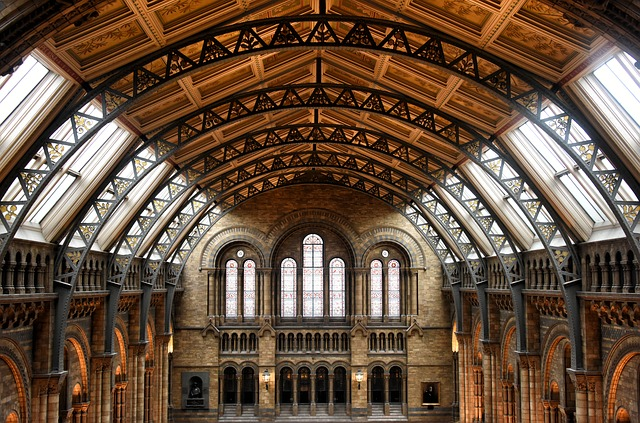
#> input picture Vaja02/slike/museum.jpg, 640 x 423 px
$ python sol2.py
#> lines starting #> are read from the running program, lines starting #| are printed output that depends on the picture
import cv2
import numpy as np
import math
import matplotlib.pyplot as plt

def simple_gauss(sigma):
    x = np.linspace(-3*sigma, 3*sigma, 2 * math.ceil(3 * sigma) + 1)
    # res = (1 / (sigma * math.sqrt(2 * math.pi))) * np.exp(-x**2 / (2 * sigma**2))
    res = np.exp(-x**2 / (2 * sigma**2)) # prvi faktor lahko spustiš, ker itak potem normaliziraš (prvi faktor samo raztegne po y-osi)
    res /= np.sum(res)

    return res

### a)

def simple_gaussdx(sigma):
    x = np.linspace(-3*sigma, 3*sigma, 2 * math.ceil(3 * sigma) + 1)
    # res = - 1/ (sigma**3 * np.sqrt(2*math.pi)) * x * np.exp(-x**2 / (2 * sigma**2))
    res = -x * np.exp(-x**2 / (2 * sigma**2)) # prvi faktor lahko spustiš, ker itak potem normaliziraš (prvi faktor samo raztegne po y-osi)
    res /= 1/2 * np.sum(np.abs(res))

    return res

k = simple_gaussdx(1)
print("Odvod Gaussovega jedra (1):", k)
print("Vsota elementov v polovici (1):", np.sum(k[:len(k)//2]))

plt.subplot(1,2,1)
plt.plot(k)
plt.title("Odvod Gaussa (1)")

plt.subplot(1,2,2)
plt.plot(simple_gaussdx(2))
plt.title("Odvod Gaussa (2)")

plt.tight_layout()
plt.show()
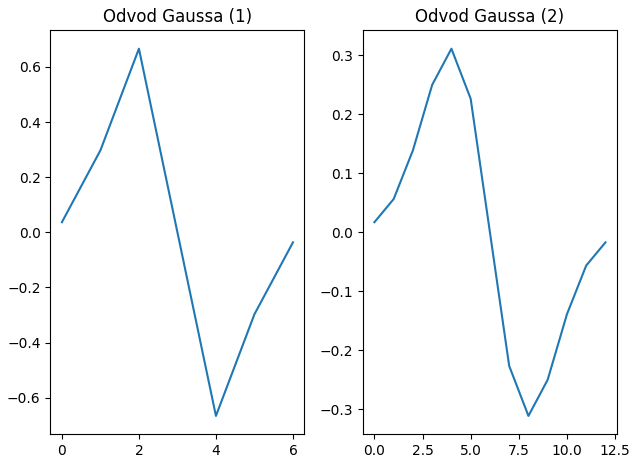
#> figure drawn by matplotlib, 2 panels; panel 2: curve peaks at x = 4, y = 0.311


im = cv2.imread("slike/museum.jpg")
#> im is the input picture: shape (423, 640, 3); mean B, G, R 63.9, 81.7, 104.3
im = cv2.cvtColor(im, cv2.COLOR_BGR2RGB)

def simple_gaussdx_2D(sigma, im):
#> called with sigma = 2
    im = np.mean(im, axis=2)
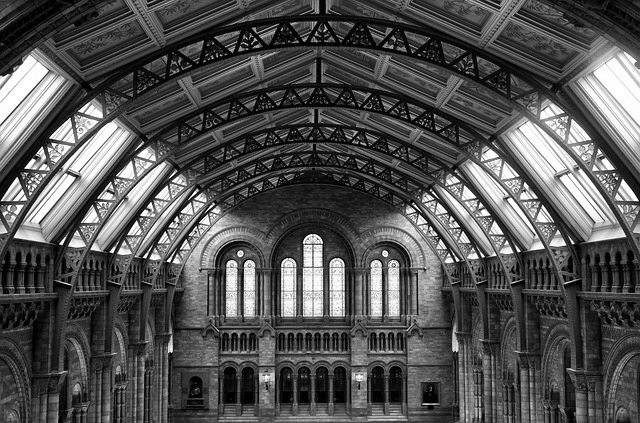
#> im: shape (423, 640) float64; min 0, max 255, mean 83.3
    kx = np.expand_dims(simple_gaussdx(sigma), axis=0)

    im_edges = cv2.filter2D(cv2.filter2D(im, -1, kx), -1, kx.T)
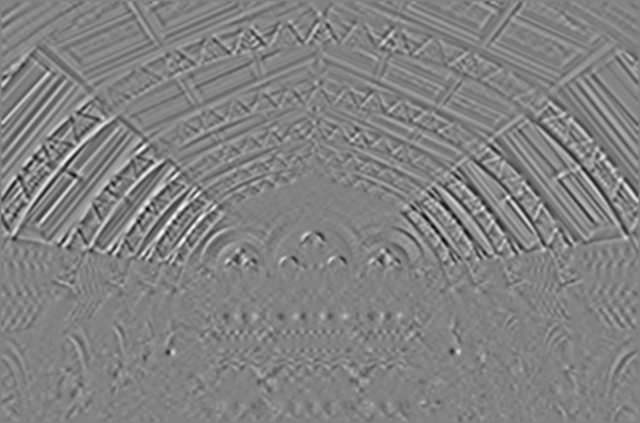
#> im_edges: shape (423, 640) float64; min -282, max 269.1, mean 0; drawn with min black and max white

    plt.subplot(2,2,1)
    plt.imshow(kx.T @ kx, cmap='gray')
    plt.title("Jedro odvoda Gaussa 2D (sigma=" + str(sigma) + ")")

    plt.subplot(2,2,2)
    plt.imshow(im, cmap='gray')
    plt.title("Original")

    plt.subplot(2,2,3)
    plt.imshow(im_edges, cmap='gray')
    plt.title("Original")

    plt.tight_layout()
    plt.show()
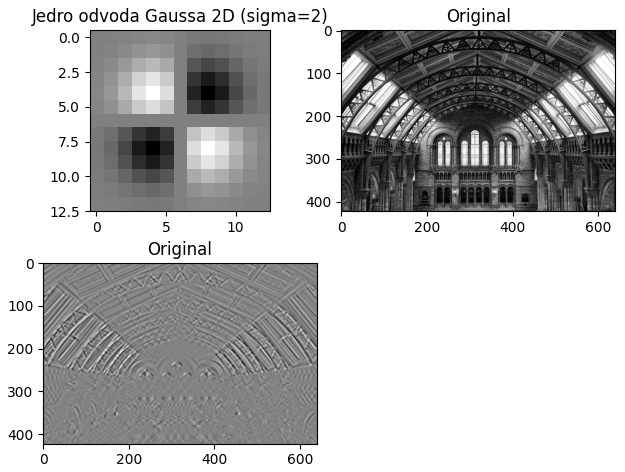
#> figure drawn by matplotlib, 3 panels

    # print()
    # print("2D odvod Gaussa (" + str(sigma) + "):", kx)

simple_gaussdx_2D(2, im)

### b)

# Ali je zaporedje ukazov pomembno?
#     Zaporedje ukazov ni pomembno, ker je konvolucija komutativna.

size = 101
dirac = np.zeros((size, size))
dirac[size//2, size//2] = 1

G = np.expand_dims(simple_gauss(7), axis=0)
D = np.expand_dims(simple_gaussdx(7), axis=0)
GT = G.T
DT = D.T

plt.subplot(2,3,1)
plt.imshow(dirac, cmap='gray')
plt.title("I")

plt.subplot(2,3,4)
plt.imshow(cv2.filter2D(cv2.filter2D(dirac, -1, G), -1, GT), cmap='gray')
plt.title("(I * G) * Gᵀ")

plt.subplot(2,3,2)
plt.imshow(cv2.filter2D(cv2.filter2D(dirac, -1, G), -1, DT), cmap='gray')
plt.title("(I * G) * Dᵀ")

plt.subplot(2,3,3)
plt.imshow(cv2.filter2D(cv2.filter2D(dirac, -1, D), -1, GT), cmap='gray')
plt.title("(I * D) * Gᵀ")

plt.subplot(2,3,5)
plt.imshow(cv2.filter2D(cv2.filter2D(dirac, -1, GT), -1, D), cmap='gray')
plt.title("(I * Gᵀ) * D")

plt.subplot(2,3,6)
plt.imshow(cv2.filter2D(cv2.filter2D(dirac, -1, DT), -1, G), cmap='gray')
plt.title("(I * Dᵀ) * G")

plt.tight_layout()
plt.show()
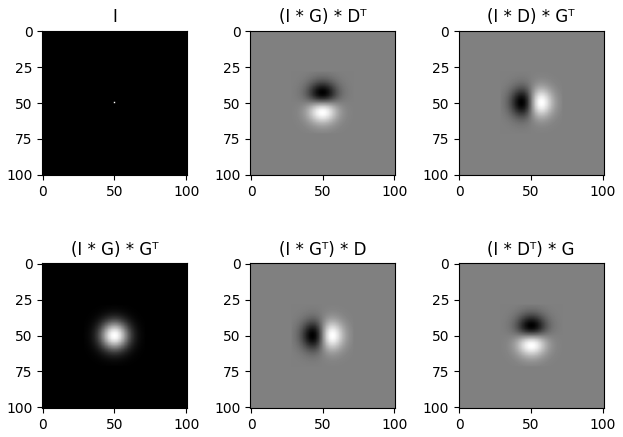
#> figure drawn by matplotlib, 6 panels

$ run again, with Vaja02/slike/bricks.jpg copied over Vaja02/slike/museum.jpg
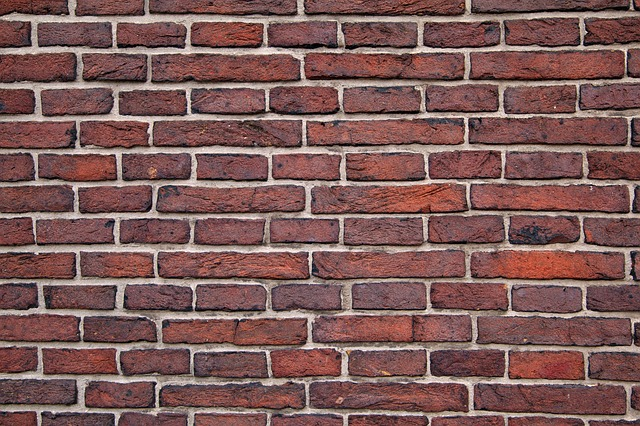
#> input picture Vaja02/slike/bricks.jpg, 640 x 426 px
#> im is the input picture: shape (426, 640, 3); mean B, G, R 88, 90.4, 125.8
#> in simple_gaussdx_2D, `im_edges = cv2.filter2D(cv2.filter2D(im, -1, kx), -1, kx.T)`:
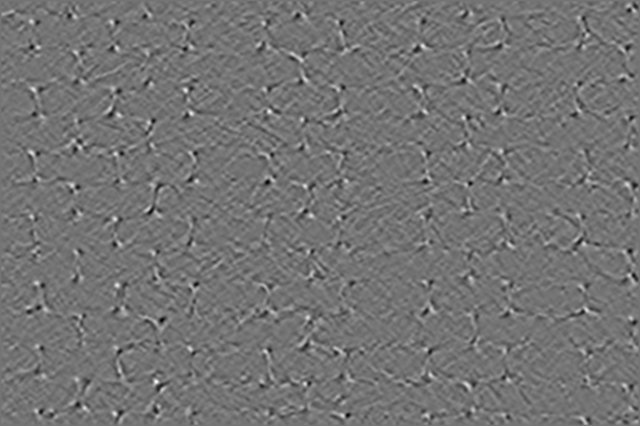
#> im_edges: shape (426, 640) float64; min -158.5, max 188.7, mean 0; drawn with min black and max white
#> in simple_gaussdx_2D, `plt.show()`:
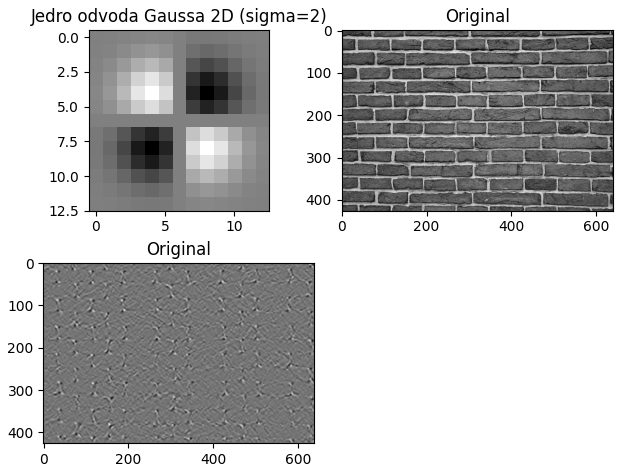
#> figure drawn by matplotlib, 3 panels

$ run again, with Vaja02/slike/building.jpg copied over Vaja02/slike/museum.jpg
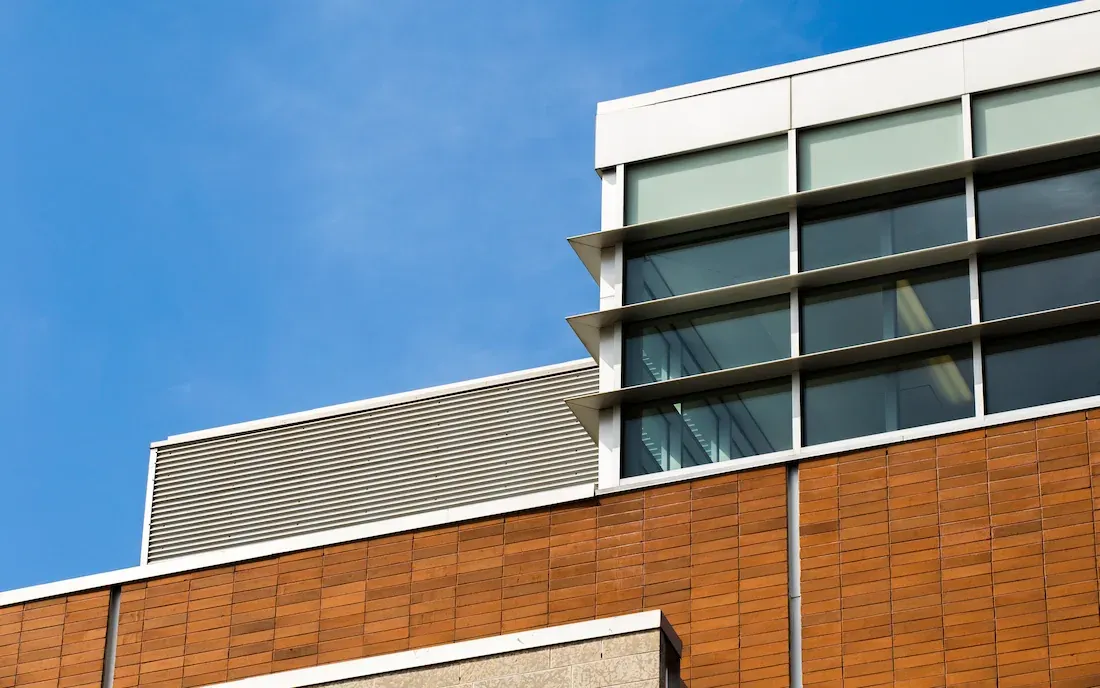
#> input picture Vaja02/slike/building.jpg, 1100 x 688 px
#> im is the input picture: shape (688, 1100, 3); mean B, G, R 142.6, 133.3, 121.9
#> in simple_gaussdx_2D, `im_edges = cv2.filter2D(cv2.filter2D(im, -1, kx), -1, kx.T)`:
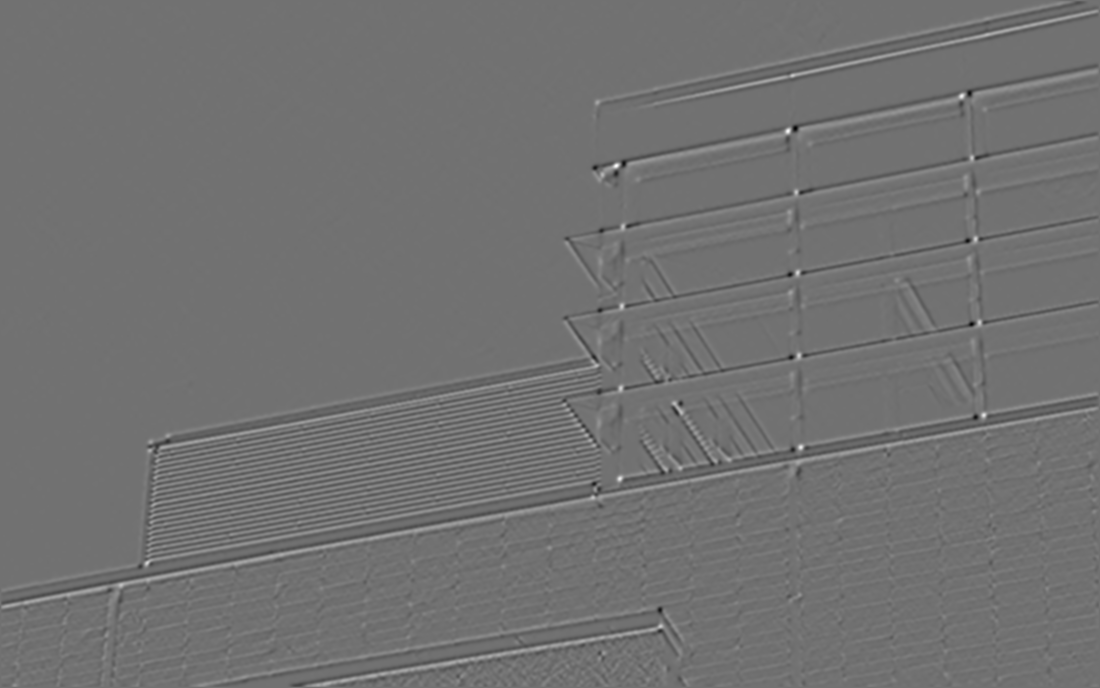
#> im_edges: shape (688, 1100) float64; min -210.2, max 261.1, mean 0; drawn with min black and max white
#> in simple_gaussdx_2D, `plt.show()`:
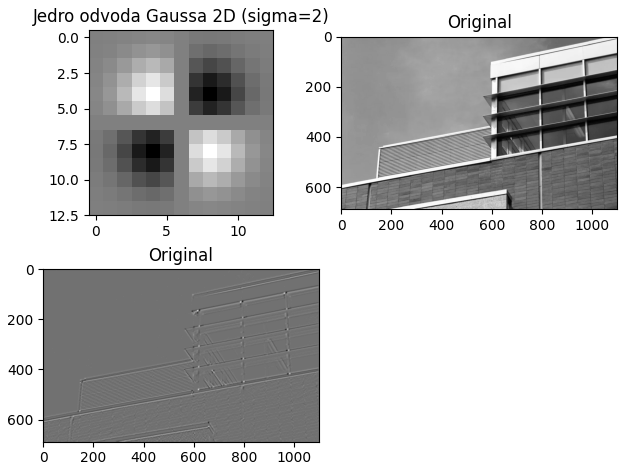
#> figure drawn by matplotlib, 3 panels
